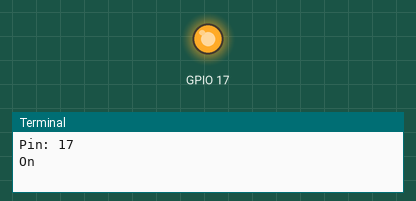
Simulated run of this program. Board: Raspberry Pi (BCM pin numbers), started with the argument 17. Parts: output pins drawn as LEDs (lit = HIGH), the last lines printed to the terminal.

Above: at 1.5 s.
At 4.5 s:
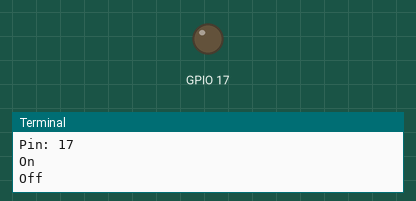
Timing chart, 0 to 7.8 s (numbered marks = the images above):
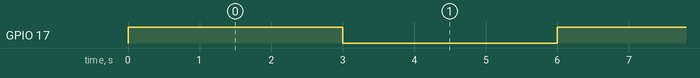

The program:

blink.py
```python
#!/usr/bin/env python

import RPi.GPIO as GPIO, time
import sys

GPIO.setmode(GPIO.BCM)
pin = int(sys.argv[1])
print "Pin:", pin
GPIO.setup(pin, GPIO.OUT)
SLEEP_TIME = 3
while True:
    print "On"
    GPIO.output(pin, True)
    time.sleep(SLEEP_TIME)
    print "Off"
    GPIO.output(pin, False)
    time.sleep(SLEEP_TIME)
```

Measured:
- by itself, GPIO 17: alternates HIGH for 3.0 s and LOW for 3.0 s
